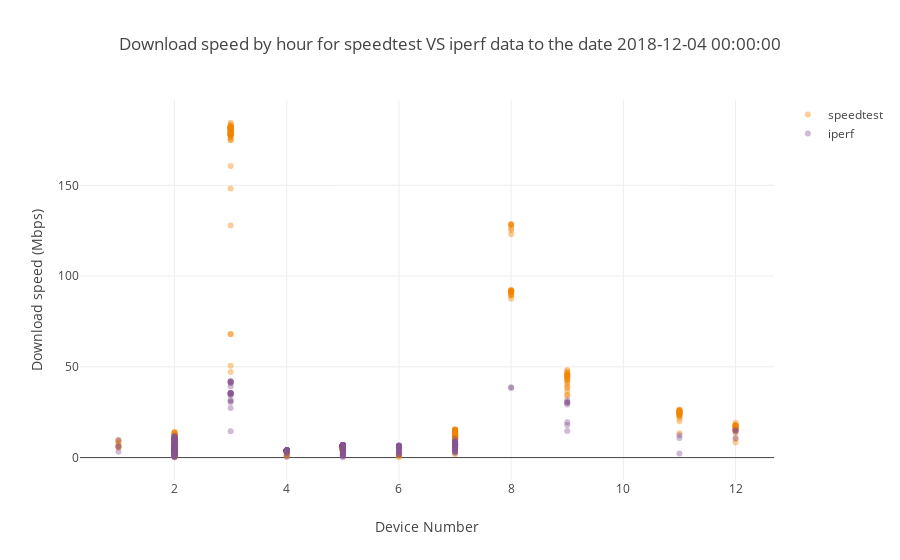

Here is the notebook cell this chart was saved with:
### Code cell
t="Download speed by hour for speedtest VS iperf data"+title_tail
scatterplot_2groups(title=t,dataframe1=download_df1,dataframe2=download_df2,
                    plot_value="DOWNLOAD",ytitle="Download speed (Mbps)")

### Figure 1 — Plotly figure (JSON) as saved in the notebook; plotly's stock layout.template omitted (floating-point values rounded to 4 significant figures; data arrays with more than 128 entries replaced by an {"elided": "..."} marker saying what was removed)
{"data": [{"marker": {"color": "#F38400", "opacity": 0.4}, "mode": "markers", "name": "speedtest", "type": "scatter", "uid": "569549cc-79f4-42a8-9e61-4494bca8b16e", "x": {"elided": "883 int values"}, "y": {"elided": "883 float values"}}, {"marker": {"color": "#875692", "opacity": 0.4}, "mode": "markers", "name": "iperf", "type": "scatter", "uid": "0fb4e546-9e20-435c-a830-28a0b5abb1fe", "x": {"elided": "376 int values"}, "y": {"elided": "376 float values"}}], "layout": {"title": {"text": "Download speed by hour for speedtest VS iperf data to the date 2018-12-04 00:00:00"}, "xaxis": {"title": {"text": "Device Number"}}, "yaxis": {"title": {"text": "Download speed (Mbps)"}}}}
